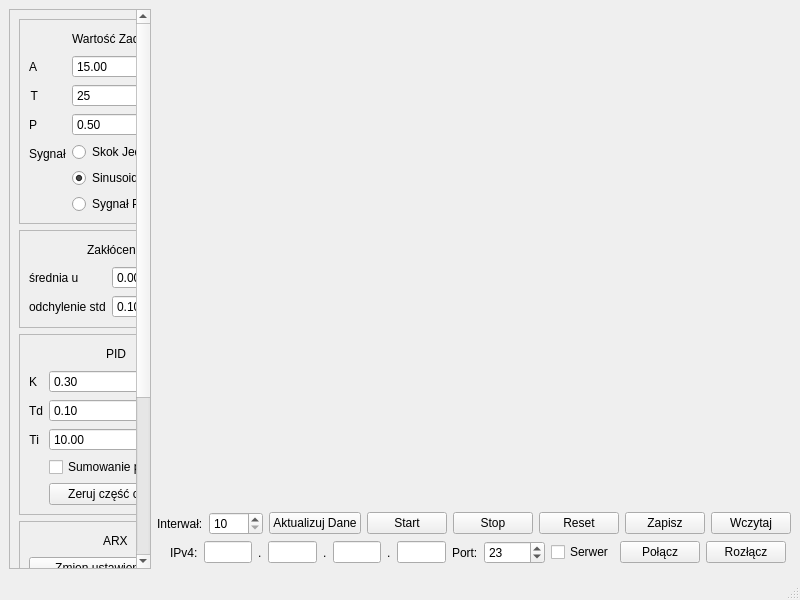
<?xml version="1.0" encoding="UTF-8"?>
<ui version="4.0">
 <class>MainWindow</class>
 <widget class="QMainWindow" name="MainWindow">
  <property name="geometry">
   <rect>
    <x>0</x>
    <y>0</y>
    <width>800</width>
    <height>600</height>
   </rect>
  </property>
  <property name="windowTitle">
   <string>Symulator</string>
  </property>
  <widget class="QWidget" name="centralwidget">
   <layout class="QGridLayout" name="gridLayout">
    <item row="0" column="0">
     <layout class="QHBoxLayout" name="horizontalLayout" stretch="1,2">
      <item>
       <layout class="QVBoxLayout" name="verticalLayout" stretch="0">
        <item>
         <widget class="QScrollArea" name="scrollArea">
          <property name="horizontalScrollBarPolicy">
           <enum>Qt::ScrollBarPolicy::ScrollBarAlwaysOff</enum>
          </property>
          <property name="widgetResizable">
           <bool>true</bool>
          </property>
          <widget class="QWidget" name="scrollAreaWidgetContents">
           <property name="geometry">
            <rect>
             <x>0</x>
             <y>0</y>
             <width>209</width>
             <height>855</height>
            </rect>
           </property>
           <layout class="QVBoxLayout" name="verticalLayout_8">
            <item>
             <widget class="QFrame" name="grpSygnal">
              <property name="frameShape">
               <enum>QFrame::Shape::StyledPanel</enum>
              </property>
              <layout class="QVBoxLayout" name="verticalLayout_7">
               <item>
                <layout class="QHBoxLayout" name="horizontalLayout_2">
                 <item>
                  <spacer name="horizontalSpacer_5">
                   <property name="orientation">
                    <enum>Qt::Orientation::Horizontal</enum>
                   </property>
                   <property name="sizeHint" stdset="0">
                    <size>
                     <width>40</width>
                     <height>20</height>
                    </size>
                   </property>
                  </spacer>
                 </item>
                 <item>
                  <widget class="QLabel" name="label_8">
                   <property name="text">
                    <string>Wartość Zadana</string>
                   </property>
                  </widget>
                 </item>
                 <item>
                  <spacer name="horizontalSpacer_6">
                   <property name="orientation">
                    <enum>Qt::Orientation::Horizontal</enum>
                   </property>
                   <property name="sizeHint" stdset="0">
                    <size>
                     <width>40</width>
                     <height>20</height>
                    </size>
                   </property>
                  </spacer>
                 </item>
                </layout>
               </item>
               <item>
                <layout class="QFormLayout" name="formLayout_3">
                 <item row="0" column="1">
                  <widget class="QDoubleSpinBox" name="wartoscZadanaA">
                   <property name="minimum">
                    <double>-100.000000000000000</double>
                   </property>
                   <property name="maximum">
                    <double>1000.000000000000000</double>
                   </property>
                   <property name="value">
                    <double>15.000000000000000</double>
                   </property>
                  </widget>
                 </item>
                 <item row="1" column="1">
                  <widget class="QSpinBox" name="wartoscZadanaT">
                   <property name="minimum">
                    <number>1</number>
                   </property>
                   <property name="maximum">
                    <number>1000</number>
                   </property>
                   <property name="value">
                    <number>25</number>
                   </property>
                  </widget>
                 </item>
                 <item row="0" column="0">
                  <widget class="QLabel" name="label_2">
                   <property name="text">
                    <string>A</string>
                   </property>
                   <property name="alignment">
                    <set>Qt::AlignmentFlag::AlignRight|Qt::AlignmentFlag::AlignTrailing|Qt::AlignmentFlag::AlignVCenter</set>
                   </property>
                  </widget>
                 </item>
                 <item row="1" column="0">
                  <widget class="QLabel" name="label_4">
                   <property name="text">
                    <string>T</string>
                   </property>
                   <property name="alignment">
                    <set>Qt::AlignmentFlag::AlignRight|Qt::AlignmentFlag::AlignTrailing|Qt::AlignmentFlag::AlignVCenter</set>
                   </property>
                  </widget>
                 </item>
                 <item row="2" column="1">
                  <widget class="QDoubleSpinBox" name="wartoscZadanaP">
                   <property name="maximum">
                    <double>1.000000000000000</double>
                   </property>
                   <property name="singleStep">
                    <double>0.010000000000000</double>
                   </property>
                   <property name="value">
                    <double>0.500000000000000</double>
                   </property>
                  </widget>
                 </item>
                 <item row="2" column="0">
                  <widget class="QLabel" name="label_5">
                   <property name="text">
                    <string>P</string>
                   </property>
                   <property name="alignment">
                    <set>Qt::AlignmentFlag::AlignRight|Qt::AlignmentFlag::AlignTrailing|Qt::AlignmentFlag::AlignVCenter</set>
                   </property>
                  </widget>
                 </item>
                 <item row="3" column="1">
                  <layout class="QVBoxLayout" name="verticalLayout_2">
                   <item>
                    <widget class="QRadioButton" name="sygnalSkokowy">
                     <property name="text">
                      <string>Skok Jednostkowy</string>
                     </property>
                     <property name="checked">
                      <bool>false</bool>
                     </property>
                    </widget>
                   </item>
                   <item>
                    <widget class="QRadioButton" name="sygnalSinusoida">
                     <property name="text">
                      <string>Sinusoida</string>
                     </property>
                     <property name="checked">
                      <bool>true</bool>
                     </property>
                    </widget>
                   </item>
                   <item>
                    <widget class="QRadioButton" name="sygnalProstakat">
                     <property name="text">
                      <string>Sygnał Porstokątny</string>
                     </property>
                    </widget>
                   </item>
                  </layout>
                 </item>
                 <item row="3" column="0">
                  <widget class="QLabel" name="label_7">
                   <property name="text">
                    <string>Sygnał</string>
                   </property>
                  </widget>
                 </item>
                </layout>
               </item>
              </layout>
             </widget>
            </item>
            <item>
             <widget class="QFrame" name="grpZaklARX">
              <property name="frameShape">
               <enum>QFrame::Shape::StyledPanel</enum>
              </property>
              <layout class="QVBoxLayout" name="verticalLayout_10">
               <item>
                <layout class="QHBoxLayout" name="horizontalLayout_7">
                 <item>
                  <spacer name="horizontalSpacer_19">
                   <property name="orientation">
                    <enum>Qt::Orientation::Horizontal</enum>
                   </property>
                   <property name="sizeHint" stdset="0">
                    <size>
                     <width>40</width>
                     <height>20</height>
                    </size>
                   </property>
                  </spacer>
                 </item>
                 <item>
                  <widget class="QLabel" name="label_15">
                   <property name="text">
                    <string>Zakłócenia</string>
                   </property>
                  </widget>
                 </item>
                 <item>
                  <spacer name="horizontalSpacer_20">
                   <property name="orientation">
                    <enum>Qt::Orientation::Horizontal</enum>
                   </property>
                   <property name="sizeHint" stdset="0">
                    <size>
                     <width>40</width>
                     <height>20</height>
                    </size>
                   </property>
                  </spacer>
                 </item>
                </layout>
               </item>
               <item>
                <layout class="QFormLayout" name="formLayout_4">
                 <item row="0" column="0">
                  <widget class="QLabel" name="label_16">
                   <property name="text">
                    <string>średnia u</string>
                   </property>
                  </widget>
                 </item>
                 <item row="1" column="0">
                  <widget class="QLabel" name="label_18">
                   <property name="text">
                    <string>odchylenie std</string>
                   </property>
                  </widget>
                 </item>
                 <item row="0" column="1">
                  <widget class="QDoubleSpinBox" name="zaklocenie_sred">
                   <property name="minimum">
                    <double>-99.000000000000000</double>
                   </property>
                   <property name="singleStep">
                    <double>0.100000000000000</double>
                   </property>
                  </widget>
                 </item>
                 <item row="1" column="1">
                  <widget class="QDoubleSpinBox" name="zaklocenie_odchylenie">
                   <property name="minimum">
                    <double>0.000000000000000</double>
                   </property>
                   <property name="singleStep">
                    <double>0.010000000000000</double>
                   </property>
                   <property name="value">
                    <double>0.100000000000000</double>
                   </property>
                  </widget>
                 </item>
                </layout>
               </item>
              </layout>
             </widget>
            </item>
            <item>
             <widget class="QFrame" name="grpPID">
              <property name="frameShape">
               <enum>QFrame::Shape::StyledPanel</enum>
              </property>
              <layout class="QVBoxLayout" name="verticalLayout_6">
               <item>
                <layout class="QHBoxLayout" name="horizontalLayout_4">
                 <item>
                  <spacer name="horizontalSpacer_7">
                   <property name="orientation">
                    <enum>Qt::Orientation::Horizontal</enum>
                   </property>
                   <property name="sizeHint" stdset="0">
                    <size>
                     <width>40</width>
                     <height>20</height>
                    </size>
                   </property>
                  </spacer>
                 </item>
                 <item>
                  <widget class="QLabel" name="label_12">
                   <property name="text">
                    <string>PID</string>
                   </property>
                  </widget>
                 </item>
                 <item>
                  <spacer name="horizontalSpacer_8">
                   <property name="orientation">
                    <enum>Qt::Orientation::Horizontal</enum>
                   </property>
                   <property name="sizeHint" stdset="0">
                    <size>
                     <width>40</width>
                     <height>20</height>
                    </size>
                   </property>
                  </spacer>
                 </item>
                </layout>
               </item>
               <item>
                <layout class="QFormLayout" name="formLayout_2">
                 <item row="0" column="0">
                  <widget class="QLabel" name="label_9">
                   <property name="text">
                    <string>K</string>
                   </property>
                   <property name="alignment">
                    <set>Qt::AlignmentFlag::AlignRight|Qt::AlignmentFlag::AlignTrailing|Qt::AlignmentFlag::AlignVCenter</set>
                   </property>
                  </widget>
                 </item>
                 <item row="0" column="1">
                  <widget class="QDoubleSpinBox" name="pidK">
                   <property name="value">
                    <double>0.300000000000000</double>
                   </property>
                  </widget>
                 </item>
                 <item row="1" column="0">
                  <widget class="QLabel" name="label_11">
                   <property name="text">
                    <string>Td</string>
                   </property>
                   <property name="alignment">
                    <set>Qt::AlignmentFlag::AlignRight|Qt::AlignmentFlag::AlignTrailing|Qt::AlignmentFlag::AlignVCenter</set>
                   </property>
                  </widget>
                 </item>
                 <item row="1" column="1">
                  <widget class="QDoubleSpinBox" name="pidTd">
                   <property name="singleStep">
                    <double>0.010000000000000</double>
                   </property>
                   <property name="value">
                    <double>0.100000000000000</double>
                   </property>
                  </widget>
                 </item>
                 <item row="2" column="1">
                  <widget class="QDoubleSpinBox" name="pidTi">
                   <property name="maximum">
                    <double>300.000000000000000</double>
                   </property>
                   <property name="value">
                    <double>10.000000000000000</double>
                   </property>
                  </widget>
                 </item>
                 <item row="2" column="0">
                  <widget class="QLabel" name="label_10">
                   <property name="text">
                    <string>Ti</string>
                   </property>
                   <property name="alignment">
                    <set>Qt::AlignmentFlag::AlignRight|Qt::AlignmentFlag::AlignTrailing|Qt::AlignmentFlag::AlignVCenter</set>
                   </property>
                  </widget>
                 </item>
                 <item row="4" column="1">
                  <widget class="QPushButton" name="zeruj_czesc_calkujaca">
                   <property name="text">
                    <string>Zeruj część całkującą</string>
                   </property>
                  </widget>
                 </item>
                 <item row="3" column="1">
                  <widget class="QCheckBox" name="sposob_wyliczania_calki">
                   <property name="text">
                    <string>Sumowanie przed całką</string>
                   </property>
                  </widget>
                 </item>
                 <item row="3" column="0">
                  <widget class="QLabel" name="label_17">
                   <property name="text">
                    <string/>
                   </property>
                  </widget>
                 </item>
                </layout>
               </item>
              </layout>
             </widget>
            </item>
            <item>
             <widget class="QFrame" name="grpARX">
              <property name="frameShape">
               <enum>QFrame::Shape::StyledPanel</enum>
              </property>
              <layout class="QVBoxLayout" name="verticalLayout_9">
               <item>
                <layout class="QHBoxLayout" name="horizontalLayout_5">
                 <item>
                  <spacer name="horizontalSpacer_9">
                   <property name="orientation">
                    <enum>Qt::Orientation::Horizontal</enum>
                   </property>
                   <property name="sizeHint" stdset="0">
                    <size>
                     <width>40</width>
                     <height>20</height>
                    </size>
                   </property>
                  </spacer>
                 </item>
                 <item>
                  <widget class="QLabel" name="label_13">
                   <property name="text">
                    <string>ARX</string>
                   </property>
                  </widget>
                 </item>
                 <item>
                  <spacer name="horizontalSpacer_10">
                   <property name="orientation">
                    <enum>Qt::Orientation::Horizontal</enum>
                   </property>
                   <property name="sizeHint" stdset="0">
                    <size>
                     <width>40</width>
                     <height>20</height>
                    </size>
                   </property>
                  </spacer>
                 </item>
                </layout>
               </item>
               <item>
                <widget class="QPushButton" name="zmien_ustawienia_arx">
                 <property name="text">
                  <string>Zmien ustawienia ARX</string>
                 </property>
                </widget>
               </item>
               <item>
                <layout class="QFormLayout" name="formLayout">
                 <item row="0" column="0">
                  <widget class="QLabel" name="label">
                   <property name="text">
                    <string>Opóźnienie:</string>
                   </property>
                  </widget>
                 </item>
                 <item row="0" column="1">
                  <widget class="QSpinBox" name="opoznienie">
                   <property name="enabled">
                    <bool>false</bool>
                   </property>
                   <property name="minimum">
                    <number>1</number>
                   </property>
                   <property name="maximum">
                    <number>3</number>
                   </property>
                  </widget>
                 </item>
                 <item row="1" column="0">
                  <widget class="QLabel" name="label_3">
                   <property name="text">
                    <string>A</string>
                   </property>
                  </widget>
                 </item>
                 <item row="1" column="1">
                  <layout class="QHBoxLayout" name="horizontalLayout_18">
                   <item>
                    <widget class="QDoubleSpinBox" name="arx_a">
                     <property name="enabled">
                      <bool>false</bool>
                     </property>
                     <property name="minimum">
                      <double>-99.000000000000000</double>
                     </property>
                     <property name="value">
                      <double>-0.400000000000000</double>
                     </property>
                    </widget>
                   </item>
                  </layout>
                 </item>
                 <item row="2" column="1">
                  <widget class="QDoubleSpinBox" name="arx_a_2">
                   <property name="enabled">
                    <bool>false</bool>
                   </property>
                   <property name="minimum">
                    <double>-99.000000000000000</double>
                   </property>
                   <property name="singleStep">
                    <double>0.100000000000000</double>
                   </property>
                  </widget>
                 </item>
                 <item row="3" column="1">
                  <widget class="QDoubleSpinBox" name="arx_a_3">
                   <property name="enabled">
                    <bool>false</bool>
                   </property>
                   <property name="minimum">
                    <double>-99.000000000000000</double>
                   </property>
                   <property name="singleStep">
                    <double>0.100000000000000</double>
                   </property>
                  </widget>
                 </item>
                 <item row="4" column="0">
                  <widget class="QLabel" name="label_6">
                   <property name="text">
                    <string>B</string>
                   </property>
                  </widget>
                 </item>
                 <item row="4" column="1">
                  <layout class="QHBoxLayout" name="horizontalLayout_19">
                   <item>
                    <widget class="QDoubleSpinBox" name="arx_b">
                     <property name="enabled">
                      <bool>false</bool>
                     </property>
                     <property name="minimum">
                      <double>-99.000000000000000</double>
                     </property>
                     <property name="value">
                      <double>0.600000000000000</double>
                     </property>
                    </widget>
                   </item>
                  </layout>
                 </item>
                 <item row="5" column="1">
                  <widget class="QDoubleSpinBox" name="arx_b_2">
                   <property name="enabled">
                    <bool>false</bool>
                   </property>
                   <property name="minimum">
                    <double>-99.000000000000000</double>
                   </property>
                   <property name="singleStep">
                    <double>0.100000000000000</double>
                   </property>
                  </widget>
                 </item>
                 <item row="6" column="1">
                  <widget class="QDoubleSpinBox" name="arx_b_3">
                   <property name="enabled">
                    <bool>false</bool>
                   </property>
                   <property name="minimum">
                    <double>-99.000000000000000</double>
                   </property>
                   <property name="singleStep">
                    <double>0.100000000000000</double>
                   </property>
                  </widget>
                 </item>
                </layout>
               </item>
              </layout>
             </widget>
            </item>
           </layout>
          </widget>
         </widget>
        </item>
       </layout>
      </item>
      <item>
       <layout class="QVBoxLayout" name="verticalLayout_4" stretch="6,0,0">
        <item>
         <layout class="QVBoxLayout" name="verticalLayout_3">
          <item>
           <widget class="QLabel" name="wykres">
            <property name="layoutDirection">
             <enum>Qt::LayoutDirection::RightToLeft</enum>
            </property>
            <property name="text">
             <string/>
            </property>
           </widget>
          </item>
         </layout>
        </item>
        <item>
         <layout class="QHBoxLayout" name="horizontalLayout_3">
          <item>
           <spacer name="horizontalSpacer">
            <property name="orientation">
             <enum>Qt::Orientation::Horizontal</enum>
            </property>
            <property name="sizeHint" stdset="0">
             <size>
              <width>40</width>
              <height>20</height>
             </size>
            </property>
           </spacer>
          </item>
          <item>
           <widget class="QLabel" name="label_14">
            <property name="text">
             <string>Interwał:</string>
            </property>
           </widget>
          </item>
          <item>
           <widget class="QSpinBox" name="interwal">
            <property name="minimum">
             <number>10</number>
            </property>
            <property name="maximum">
             <number>2000</number>
            </property>
            <property name="singleStep">
             <number>25</number>
            </property>
           </widget>
          </item>
          <item>
           <widget class="QPushButton" name="updateButton">
            <property name="text">
             <string>Aktualizuj Dane</string>
            </property>
           </widget>
          </item>
          <item>
           <widget class="QPushButton" name="startButton">
            <property name="text">
             <string>Start</string>
            </property>
           </widget>
          </item>
          <item>
           <widget class="QPushButton" name="stopButton">
            <property name="text">
             <string>Stop</string>
            </property>
           </widget>
          </item>
          <item>
           <widget class="QPushButton" name="resetButton">
            <property name="text">
             <string>Reset</string>
            </property>
           </widget>
          </item>
          <item>
           <spacer name="horizontalSpacer_32">
            <property name="orientation">
             <enum>Qt::Orientation::Horizontal</enum>
            </property>
            <property name="sizeHint" stdset="0">
             <size>
              <width>40</width>
              <height>20</height>
             </size>
            </property>
           </spacer>
          </item>
          <item>
           <widget class="QPushButton" name="saveButton">
            <property name="text">
             <string>Zapisz</string>
            </property>
           </widget>
          </item>
          <item>
           <widget class="QPushButton" name="loadButton">
            <property name="text">
             <string>Wczytaj</string>
            </property>
           </widget>
          </item>
          <item>
           <spacer name="horizontalSpacer_2">
            <property name="orientation">
             <enum>Qt::Orientation::Horizontal</enum>
            </property>
            <property name="sizeHint" stdset="0">
             <size>
              <width>40</width>
              <height>20</height>
             </size>
            </property>
           </spacer>
          </item>
         </layout>
        </item>
        <item>
         <layout class="QHBoxLayout" name="horizontalLayout_6">
          <property name="rightMargin">
           <number>5</number>
          </property>
          <property name="bottomMargin">
           <number>5</number>
          </property>
          <item>
           <spacer name="horizontalSpacer_13">
            <property name="orientation">
             <enum>Qt::Orientation::Horizontal</enum>
            </property>
            <property name="sizeHint" stdset="0">
             <size>
              <width>40</width>
              <height>20</height>
             </size>
            </property>
           </spacer>
          </item>
          <item>
           <widget class="QLabel" name="lblStatus">
            <property name="text">
             <string/>
            </property>
           </widget>
          </item>
          <item>
           <spacer name="horizontalSpacer_3">
            <property name="orientation">
             <enum>Qt::Orientation::Horizontal</enum>
            </property>
            <property name="sizeHint" stdset="0">
             <size>
              <width>40</width>
              <height>20</height>
             </size>
            </property>
           </spacer>
          </item>
          <item>
           <widget class="QLabel" name="label_19">
            <property name="text">
             <string>IPv4:</string>
            </property>
           </widget>
          </item>
          <item>
           <widget class="QLineEdit" name="txtIP_A"/>
          </item>
          <item>
           <widget class="QLabel" name="label_20">
            <property name="text">
             <string>.</string>
            </property>
           </widget>
          </item>
          <item>
           <widget class="QLineEdit" name="txtIP_B"/>
          </item>
          <item>
           <widget class="QLabel" name="label_21">
            <property name="text">
             <string>.</string>
            </property>
           </widget>
          </item>
          <item>
           <widget class="QLineEdit" name="txtIP_C"/>
          </item>
          <item>
           <widget class="QLabel" name="label_22">
            <property name="text">
             <string>.</string>
            </property>
           </widget>
          </item>
          <item>
           <widget class="QLineEdit" name="txtIP_D"/>
          </item>
          <item>
           <spacer name="horizontalSpacer_4">
            <property name="orientation">
             <enum>Qt::Orientation::Horizontal</enum>
            </property>
            <property name="sizeHint" stdset="0">
             <size>
              <width>40</width>
              <height>20</height>
             </size>
            </property>
           </spacer>
          </item>
          <item>
           <widget class="QLabel" name="label_23">
            <property name="text">
             <string>Port:</string>
            </property>
           </widget>
          </item>
          <item>
           <widget class="QSpinBox" name="spinBox_Port">
            <property name="maximum">
             <number>65535</number>
            </property>
            <property name="value">
             <number>23</number>
            </property>
           </widget>
          </item>
          <item>
           <spacer name="horizontalSpacer_11">
            <property name="orientation">
             <enum>Qt::Orientation::Horizontal</enum>
            </property>
            <property name="sizeHint" stdset="0">
             <size>
              <width>40</width>
              <height>20</height>
             </size>
            </property>
           </spacer>
          </item>
          <item>
           <widget class="QCheckBox" name="ckbServer">
            <property name="text">
             <string>Serwer</string>
            </property>
           </widget>
          </item>
          <item>
           <widget class="QPushButton" name="btnPolacz">
            <property name="text">
             <string>Połącz</string>
            </property>
           </widget>
          </item>
          <item>
           <widget class="QPushButton" name="btnRozlacz">
            <property name="text">
             <string>Rozłącz</string>
            </property>
           </widget>
          </item>
          <item>
           <spacer name="horizontalSpacer_12">
            <property name="orientation">
             <enum>Qt::Orientation::Horizontal</enum>
            </property>
            <property name="sizeHint" stdset="0">
             <size>
              <width>40</width>
              <height>20</height>
             </size>
            </property>
           </spacer>
          </item>
         </layout>
        </item>
       </layout>
      </item>
     </layout>
    </item>
   </layout>
  </widget>
  <widget class="QMenuBar" name="menubar">
   <property name="geometry">
    <rect>
     <x>0</x>
     <y>0</y>
     <width>800</width>
     <height>21</height>
    </rect>
   </property>
  </widget>
  <widget class="QStatusBar" name="statusbar"/>
 </widget>
 <resources/>
 <connections/>
</ui>
